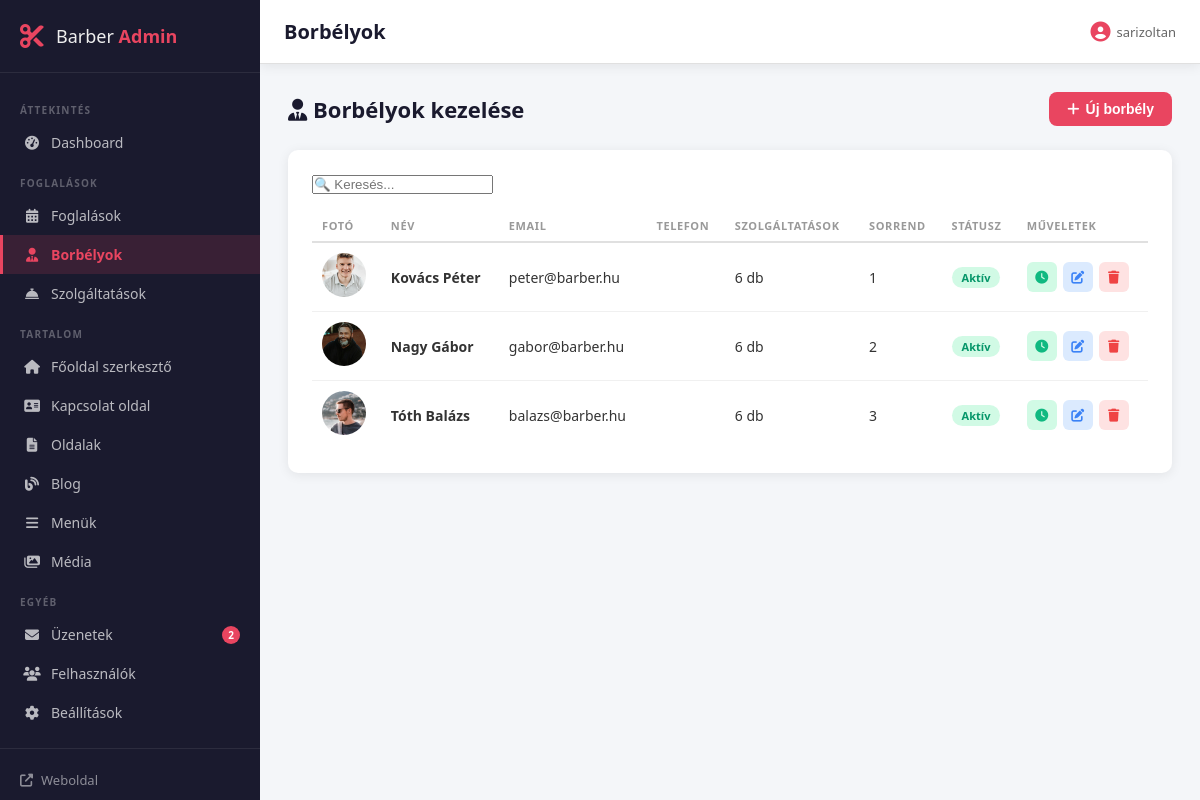
The page /admin/staff.php (signed in) on the database its author committed.
### tables this page shows
CREATE TABLE `staff` (
  `id` int(11) NOT NULL,
  `name` varchar(100) NOT NULL,
  `bio` text DEFAULT NULL,
  `photo` varchar(255) DEFAULT NULL,
  `email` varchar(100) DEFAULT NULL,
  `phone` varchar(30) DEFAULT NULL,
  `sort_order` int(11) DEFAULT 0,
  `active` tinyint(1) DEFAULT 1,
  `created_at` timestamp NOT NULL DEFAULT current_timestamp()
);

### includes/functions.php (called while the page is built, shortened)
<?php
function csrf_token(): string {
    return $_SESSION['csrf_token'];
}
function e(?string $str): string {
    return htmlspecialchars((string)($str ?? ''), ENT_QUOTES, 'UTF-8');
}

### admin/staff.php (the view, shortened to what this page needs)
<?php
require_once '../includes/db.php';
require_once '../includes/functions.php';
$hours_staff = null;
$staff_list = $pdo->query("SELECT * FROM staff ORDER BY sort_order ASC, name ASC")->fetchAll();
$staff_services_map = [];
$ss_rows = $pdo->query("SELECT * FROM staff_services")->fetchAll();
foreach ($ss_rows as $row) {
    $staff_services_map[$row['staff_id']][] = $row['service_id'];
}
$days_hu = ['Hétfő','Kedd','Szerda','Csütörtök','Péntek','Szombat','Vasárnap'];
require_once 'partials/header.php';
?>
<?php if ($hours_staff): ?>
<div class="page-header">
    <h2><i class="fas fa-clock"></i> Munkaidő – <?= e($hours_staff['name']) ?></h2>
    <a href="staff.php" class="btn btn-secondary"><i class="fas fa-arrow-left"></i> Vissza</a>
</div>
<div class="card">
    <form method="POST" action="staff.php">
        <input type="hidden" name="csrf_token" value="<?= csrf_token() ?>">
        <input type="hidden" name="save_hours" value="1">
        <input type="hidden" name="staff_id" value="<?= $hours_staff['id'] ?>">
        <table class="admin-table hours-table">
            <thead>
                <tr>
                    <th>Nap</th>
                    <th>Nyitás</th>
                    <th>Zárás</th>
                    <th>Szabadnap</th>
                </tr>
            </thead>
            <tbody>
                <?php for ($day = 0; $day <= 6; $day++): ?>
                <?php $wh = $wh_by_day[$day] ?? ['start_time'=>'09:00','end_time'=>'18:00','is_day_off'=>0]; ?>
                <tr class="<?= $wh['is_day_off'] ? 'day-off-row' : '' ?>" id="row-day-<?= $day ?>">
                    <td><strong><?= $days_hu[$day] ?></strong></td>
                    <td>
                        <input type="time" name="start_time[<?= $day ?>]"
                               value="<?= substr($wh['start_time'],0,5) ?>"
                               class="time-input" <?= $wh['is_day_off'] ? 'disabled' : '' ?>>
                    </td>
                    <td>
                        <input type="time" name="end_time[<?= $day ?>]"
                               value="<?= substr($wh['end_time'],0,5) ?>"
                               class="time-input" <?= $wh['is_day_off'] ? 'disabled' : '' ?>>
                    </td>
                    <td>
                        <label class="toggle-switch">
                            <input type="checkbox" name="day_off[<?= $day ?>]"
                                   <?= $wh['is_day_off'] ? 'checked' : '' ?>
                                   onchange="toggleDay(<?= $day ?>, this.checked)">
                            <span class="toggle-slider"></span>
                        </label>
                    </td>
                </tr>
                <?php endfor; ?>
            </tbody>
        </table>
        <div style="margin-top:20px;">
            <button type="submit" class="btn btn-primary">
                <i class="fas fa-save"></i> Munkaidő mentése
            </button>
        </div>
    </form>
</div>
<?php else: ?>
<div class="page-header">
    <h2><i class="fas fa-user-tie"></i> Borbélyok kezelése</h2>
    <button class="btn btn-primary" data-modal-open="staffModal"
            onclick="openStaffModal()">
        <i class="fas fa-plus"></i> Új borbély
    </button>
</div>
<div class="card">
    <div style="margin-bottom:16px;">
        <input type="text" id="tableSearch" placeholder="🔍 Keresés..." style="max-width:300px;">
    </div>
    <table class="admin-table">
        <thead>
            <tr>
                <th>Fotó</th>
                <th>Név</th>
                <th>Email</th>
                <th>Telefon</th>
                <th>Szolgáltatások</th>
                <th>Sorrend</th>
                <th>Státusz</th>
                <th>Műveletek</th>
            </tr>
        </thead>
        <tbody>
            <?php if ($staff_list): ?>
            <?php foreach ($staff_list as $s): ?>
            <tr>
                <td>
                    <?php if ($s['photo']): ?>
                        <img src="<?= UPLOAD_URL . e($s['photo']) ?>" alt="" style="width:44px;height:44px;border-radius:50%;object-fit:cover;">
                    <?php else: ?>
                        <div style="width:44px;height:44px;border-radius:50%;background:#f0f0f0;display:flex;align-items:center;justify-content:center;color:#999;">
                            <i class="fas fa-user"></i>
                        </div>
                    <?php endif; ?>
                </td>
                <td><strong><?= e($s['name']) ?></strong></td>
                <td><?= e($s['email']) ?></td>
                <td><?= e($s['phone']) ?></td>
                <td>
                    <?php
                    $svc_ids = $staff_services_map[$s['id']] ?? [];
                    echo count($svc_ids) . ' db';
                    ?>
                </td>
                <td><?= $s['sort_order'] ?></td>
                <td>
                    <span class="badge <?= $s['active'] ? 'badge-confirmed' : 'badge-cancelled' ?>">
                        <?= $s['active'] ? 'Aktív' : 'Inaktív' ?>
                    </span>
                </td>
                <td>
                    <div class="table-actions">
                        <a href="staff.php?hours=<?= $s['id'] ?>" class="action-btn view" title="Munkaidő">
                            <i class="fas fa-clock"></i>
                        </a>
                        <button class="action-btn edit" title="Szerkesztés"
                            onclick="openStaffModal(<?= htmlspecialchars(json_encode($s), ENT_QUOTES) ?>, <?= htmlspecialchars(json_encode($staff_services_map[$s['id']] ?? []), ENT_QUOTES) ?>)">
                            <i class="fas fa-edit"></i>
                        </button>
                        <a href="staff.php?delete=<?= $s['id'] ?>&csrf_token=<?= csrf_token() ?>"
                           class="action-btn delete" title="Törlés"
                           data-confirm="Biztosan törölni szeretnéd ezt a borbélyt? Minden foglalása is törlődik!">
                            <i class="fas fa-trash"></i>
                        </a>
                    </div>
                </td>
            </tr>
            <?php endforeach; ?>
            <?php else: ?>
            <tr><td colspan="8" style="text-align:center;padding:40px;color:#999;">Még nincs borbély felvéve.</td></tr>
            <?php endif; ?>
        </tbody>
    </table>
</div>
<?php endif; ?>
<?php require_once 'partials/footer.php'; ?>

### admin/assets/css/admin.css (style rules this page uses)
*, *::before, *::after { box-sizing: border-box; margin: 0; padding: 0; }
:root { --sidebar-w: 260px; --topbar-h: 64px; --primary: #1a1a2e; --primary-light: #16213e; --accent: #e94560; --accent-hover: #c73652; --text: #333; --text-light: #666; --text-muted: #999; --bg: #f4f6f9; --white: #fff; --border: #e0e0e0; --radius: 10px; --shadow: 0 2px 12px rgba(0,0,0,.08); --shadow-lg: 0 8px 32px rgba(0,0,0,.12); --blue: #3b82f6; --green: #10b981; --orange: #f59e0b; --red: #ef4444; --purple: #8b5cf6; --teal: #14b8a6; --transition: .2s ease; }
body { font-family: 'Segoe UI', system-ui, sans-serif; font-size: 14px; color: var(--text); background: var(--bg); }
.btn, .btn-primary { display: inline-flex; align-items: center; gap: 6px; padding: 9px 18px; border-radius: 8px; border: none; font-size: 14px; font-weight: 600; cursor: pointer; transition: all var(--transition); text-decoration: none; }
.btn-primary { background: var(--accent); color: var(--white); }
.admin-body { display: flex; min-height: 100vh; }
.admin-table { width: 100%; border-collapse: collapse; }
.admin-table th { text-align: left; font-size: 11px; text-transform: uppercase; letter-spacing: .6px; color: var(--text-muted); padding: 8px 10px; border-bottom: 2px solid var(--border); }
.admin-table td { padding: 10px; border-bottom: 1px solid #f0f0f0; vertical-align: middle; }
.admin-table tr:last-child td { border-bottom: none; }
.badge { display: inline-block; padding: 3px 10px; border-radius: 20px; font-size: 11px; font-weight: 600; }
.badge-confirmed { background: #d1fae5; color: #059669; }
.page-header { display: flex; align-items: center; justify-content: space-between; margin-bottom: 24px; }
.page-header h2 { font-size: 22px; font-weight: 700; color: var(--primary); }
.card { background: var(--white); border-radius: var(--radius); box-shadow: var(--shadow); padding: 24px; margin-bottom: 24px; }
.table-actions { display: flex; gap: 6px; }
.action-btn { width: 30px; height: 30px; border-radius: 6px; border: none; cursor: pointer; display: inline-flex; align-items: center; justify-content: center; font-size: 13px; transition: all var(--transition); text-decoration: none; }
.action-btn.edit { background: #dbeafe; color: var(--blue); }
.action-btn.delete { background: #fee2e2; color: var(--red); }
.action-btn.view { background: #d1fae5; color: var(--green); }

### rows shown on the page
staff: photo (picture), name "Kovács Péter", email "peter@barber.hu", id "6", sort_order "1", active "Aktív"
staff: photo (picture), name "Nagy Gábor", email "gabor@barber.hu", id "6", sort_order "2", active "Aktív"
staff: photo (picture), name "Tóth Balázs", email "balazs@barber.hu", id "6", sort_order "3", active "Aktív"

### other values the page prints
$new_msg "2"
$page_title "Borbélyok"
current_admin()['name'] "sarizoltan"
